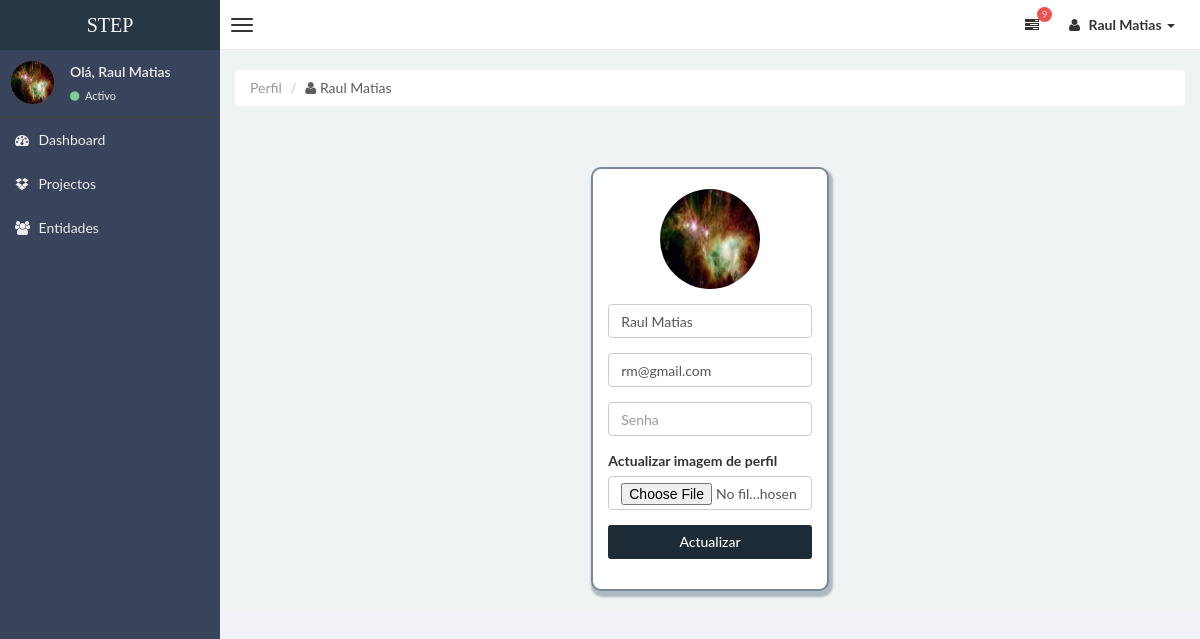
Screenshot of /perfil (signed in) with the database file from the repository.
### stepsite/models.py (models this page shows, shortened)
class Usuarios(db.Model,UserMixin):
    id = db.Column(db.Integer,primary_key=True)
    nome = db.Column(db.String(30), unique=True, nullable=False)
    email = db.Column(db.String(100), unique=True, nullable=False)
    senha = db.Column(db.String(100), unique=False, nullable=False)
    imagem = db.Column(db.String(30), nullable=False, default='defaultUser.jpg')
    categorias = db.relationship('Categorias', backref='usuarios', lazy=True)
    entidades = db.relationship('Entidades', backref='usuarios', lazy=True)
    projectos = db.relationship('Projectos', backref='usuarios', lazy=True)

### stepsite/users/routes.py (the view, shortened to what this page needs)
@users.route("/perfil",methods=['GET','POST'])
@login_required
def perfil():
    form = FormPerfil()
    if request.method == 'GET':
        form.username.data = current_user.nome
        form.email.data = current_user.email
    image_file = url_for('static',filename='profile_img'+current_user.imagem)
    return render_template("perfil.html",title="STEP | Perfil",form=form)

### stepsite/users/forms.py (shortened to what this page needs)
class FormPerfil(FlaskForm):
    username = StringField('Username', validators=[DataRequired(),length(min=3,max=30,message="Só é permetido nome no intervalo de 3 a 20 dígitos.")])
    imagem = FileField('Actualizar imagem de perfil', validators=[file_allowed(['jpg','png'],message="Só é permitido ficheiros do tipo .png e .jpg.")])
    email = StringField(label='Email',validators=[DataRequired(),Email(message="Email inválido."),length(min=4,max=100,message="Só é email no intervalo de 4 a 100 dígitos.")])
    password = PasswordField('Senha',validators=[DataRequired()])
    submit = SubmitField('Actualizar')

### stepsite/models.py (called while the page is built)
@login_manager.user_loader
def load_user(user_id):
    return Usuarios.query.get(int(user_id))

### stepsite/templates/perfil.html (shortened to what this page needs)
{% extends "layoutAdmin.html" %}
{% block content %}
<div class="row">
    <div class="col-md-12">
        <ul class="breadcrumb">
            <li class="active">Perfil</li>
            <li><a style="color: rgb(95, 93, 93);"><i class="fa fa-user"></i> {{current_user.nome}} </a></li>
        </ul>
    </div>
    <div class="col-md-12">
    </div>
</div>
<br><br>
    <div class="caixa-login">
        <div class="col-md-3 subcaixa">
        <form method="POST" action="{{url_for('users.perfil')}}" enctype="multipart/form-data">
            <fieldset class="form-group">
            <br>
                <div class="form-group caixaUser">
                     <img src="{{url_for('static',filename='profile_img/'+current_user.imagem)}}" alt="" class="img-circle" style="width: 100px; height: 100px;">
                </div>
                <div class="form-group">
                    {% if form.username.errors %}
                      {{ form.username(class="form-control form-control-sm is-invalid",placeholder="Nome de usuário",autocomplete="off")}}
                    <div class="invalid-feedback">
                            {% for erro in form.username.errors %}
                                <span>{{ erro }}</span>
                            {% endfor %}
                    </div>
                    {% else %}
                        {{ form.username(class="form-control form-control-sm",placeholder="Nome de usuário",autocomplete="off")}}
                    {% endif %}
                </div>
                <div class="form-group">
                    {% if form.email.errors %}
                      {{ form.email(class="form-control form-control-sm is-invalid",placeholder="Email",autocomplete="off")}}
                    <div class="invalid-feedback">
                            {% for erro in form.email.errors %}
                                <span>{{ erro }}</span>
                            {% endfor %}
                    </div>
                    {% else %}
                        {{ form.email(class="form-control form-control-sm",placeholder="Email",autocomplete="off")}}
                    {% endif %}
                </div>
                <div class="form-group">
                    {% if form.password.errors %}
                      {{ form.password(class="form-control form-control-sm is-invalid",placeholder="Senha")}}
                    <div class="invalid-feedback">
                            {% for erro in form.password.errors %}
                                <span>{{ erro }}</span>
                            {% endfor %}
                    </div>
                    {% else %}
                        {{ form.password(class="form-control form-control-sm",placeholder="Senha")}}
                    {% endif %}
                </div>
                <div class="form-group">
                    {{ form.imagem.label()}}
                    {{ form.imagem(class="form-control form-control-sm",placeholder="Imagem")}}
                </div>
                <div class="form-group">
                    {{ form.submit(class="btn dsBtn-2",style="width: 100%;")}}
                </div>
            </fieldset>
        </form>
        </div>
    </div>
{% endblock content %}

### stepsite/templates/layoutAdmin.html (shortened to what this page needs)
<!DOCTYPE html>
<html>
    <head>
        <link href="../static/css/bootstrap.css" rel="stylesheet" type="text/css" />
        <link href="../static/css/font-awesome.min.css" rel="stylesheet" type="text/css" />
        <link href="../static/css/mystyle.css" rel="stylesheet" type="text/css" />
        <link href="../static/css/style.css" rel="stylesheet" type="text/css" />
    </head>
    <body class="skin-black">
        <header class="header">
            <a href="{{url_for('main.home')}}" class="logo">
                STEP
            </a>
            <nav class="navbar navbar-static-top" role="navigation">
                <a href="#" class="navbar-btn sidebar-toggle" data-toggle="offcanvas" role="button" >
                    <span class="icon-bar"></span>
                    <span class="icon-bar"></span>
                    <span class="icon-bar"></span>
                </a>
                <div class="navbar-right">
                    <ul class="nav navbar-nav">
                      <li class="dropdown tasks-menu">
                            <a href="#" class="dropdown-toggle" data-toggle="dropdown">
                                <i class="fa fa-tasks"></i>
                                <span class="label label-danger">9</span>
                            </a>
                        </li>
                        <li class="dropdown user user-menu">
                            <a href="#" class="dropdown-toggle" data-toggle="dropdown">
                                <i class="fa fa-user"></i>
                                <span> {{current_user.nome}} <i class="caret"></i></span>
                            </a>
                        </li>
                    </ul>
                </div>
            </nav>
        </header>
        <div class="wrapper row-offcanvas row-offcanvas-left">
            <aside class="left-side sidebar-offcanvas">
                <section class="sidebar">
                    <div class="user-panel">
                        <div class="pull-left image">
                            <img src="{{url_for('static',filename='profile_img/'+current_user.imagem)}}" class="img-circle" alt="User Image" />
                        </div>
                        <div class="pull-left info">
                            <p>Olá, {{current_user.nome}} </p>
                            <a href="#"><i class="fa fa-circle text-success"></i> Activo</a>
                        </div>
                    </div>
                    <ul class="sidebar-menu">
                        <li>
                            <a href="{{url_for('projects.admin')}}">
                                <i class="fa fa-dashboard"></i> <span>Dashboard </span>
                            </a>
                        </li>
                        <li>
                            <a href="{{url_for('projects.projectos')}}">
                                <i class="fa fa-dropbox"></i> <span>Projectos</span>
                            </a>
                        </li>
                        <li class="">
                            <a href="{{url_for('entidads.entidades')}}">
                                <i class="fa fa-group"></i> <span>Entidades</span>
                            </a>
                        </li>
                    </ul>
                </section>
            </aside>
            <aside class="right-side">
            <section class="content">
            {% block content %}
            {% endblock content %}
            </section>
			</aside>
		</div>
    </body>
</html>

### stepsite/static/css/mystyle.css (style rules this page uses)
.caixaUser { display: flex; justify-content: center; color: #283744; font-size: 50px; }
.caixa-login { display: flex; justify-content: center; }
.caixa-login .subcaixa { background-color: white; border-radius: 10px; border: 2px solid #788896; box-shadow: 2px 4px 2px 2px #7888968c; }
.dsBtn-2 { background-color: #1d2b36; color: white; }

### rows the page displays
Usuarios: nome "Raul Matias", imagem (picture), email "rm@gmail.com"
